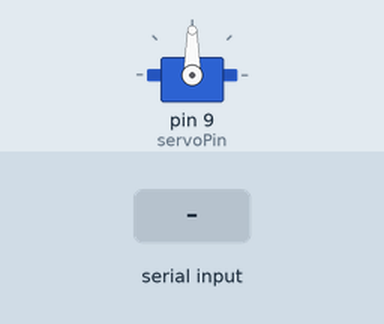
This sketch was run on a simulated Arduino Uno, built with avr-gcc and run on an emulated ATmega328P. Parts: servo. The test bench sets the inputs (shaded band).

Above: at 1.2 s.
1.3 s: "90,45\n" received over Serial
At 3.2 s:
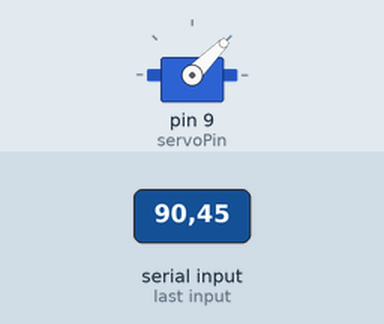
3.8 s: "30,150\n" received over Serial
At 4.4 s:
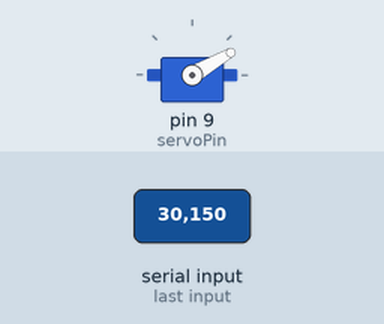
6.8 s: "90\n" received over Serial
At 9.3 s:
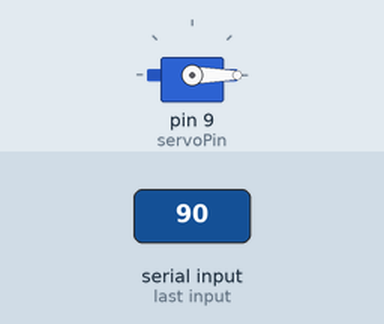
Timing chart, 0 to 10.8 s (numbered marks = the images above; inputs shaded):
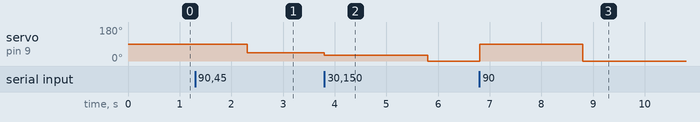

The sketch:

ArmTesting.ino
```cpp
//Test 1
//
//#include <Servo.h>
//
//Servo servo1;
//Servo servo2;
//Servo servo3;
//
//int servoPin1 = 9;
//int servoPin2 = 10;
//int servoPin3 = 11;
//
//int angle = 0;
//
//int delayTime = 2000;
//
//void setup() {
//  servo1.attach(servoPin1);
//  servo2.attach(servoPin2);
//  servo3.attach(servoPin3);
//}
//
//void loop() {
////  servo1.write(angle);
////  servo2.write(angle);
////  servo3.write(angle);
//
//  for (angle = 0; angle <= 150; angle++) {
//    servo1.write(angle);
//    delay(delayTime);
//  }
//  for (angle = 150; angle >= 0; angle--) {
//    servo1.write(angle);
//    delay(delayTime);
//  }
//
//  for (angle = 0; angle <= 100; angle++) {
////    servo2.write(angle);
////    delay(delayTime);
////  }
////  for (angle = 100; angle >= 0; angle--) {
////    servo2.write(angle);
////    delay(delayTime);
////  }
////
////    for (angle = 0; angle <= 50 ; angle++) {
////    servo3.write(angle);
////    delay(delayTime);
////  }
////    for (angle = 50; angle >= 0; angle--) {
////    servo3.write(angle);
////    delay(delayTime);
//  }
//}


// Test 2

//#include <Servo.h>
//
//Servo servo;
//int servoPin = 9;
//int angle = 0;
//void setup() {
//  servo.attach(servoPin);
//  Serial.begin(9600);
//}
//
//void loop() {
//  if (Serial.available()) {
//    int data = Serial.parseInt();
//
//    if (data >= 0 && data <= 180) {
//      angle = data;
//      servo.write(angle);
//      delay(1000);
//    }
//  }
//}


//Test 3 - Position and Disconnect the signal pin
#include <Servo.h>

Servo servo;
int servoPin = 9;
int angle = 0;

void setup() {
  servo.attach(servoPin);
  Serial.begin(9600);
}

void loop() {
  if (Serial.available()) {
    int data = Serial.parseInt();

    if (data >= 0 && data <= 90) {
      angle = data;
      servo.write(angle);
      delay(1000);
    }
  }
}

//Test 4 - Test 2 with loops
//#include <Servo.h>
//
//Servo servo;
//int servoPin = 9;
//int angle = 0;
//
//void setup() {
//  servo.attach(servoPin);
//  Serial.begin(9600);
//}
//
//void loop() {
//  if (Serial.available()) {
//    int data = Serial.parseInt();
//    Serial.println(data);
//
//
//    if (data >= 0 && data <= 180) {
//      int targetAngle = data;
//
//      if (angle != targetAngle) {
//        int increment = (targetAngle > angle) ? 1 : -1;
//        for (int i = angle; i != targetAngle; i += increment) {
//          angle = i;
//          servo.write(angle);
//          delay(20);
//        }
//      }
//    }
//  }
//}

//Test 5 - new shit
//#include <Servo.h>
//
//Servo servo;
//int servoPin = 9;
//
//int currentAngle = 0;
//
//void setup(){
//
//servo.attach(servoPin);
//Serial.begin(9600);
//
//currentAngle = servo.read();
//
//}
//
//void loop(){
//
//if(Serial.available()){
//int newAngle = Serial.parseInt();
//
//if(newAngle >= 0 && newAngle <= 180){
//
//if(newAngle != currentAngle){
//
//if(newAngle > currentAngle){
//for(; currentAngle<=newAngle; currentAngle++){
//servo.write(currentAngle);
//delay(15);
//}
//}
//else{
//for(; currentAngle>=newAngle; currentAngle--){
//servo.write(currentAngle);
//delay(15);
//}
//}
//
//}
//
//currentAngle = newAngle;
//
//}
//}
//
//}
```

Measured:
- after the input at 1.3 s, servo on pin 9 (servoPin): 90° → 45° after 1.0 s
- after the input at 3.8 s, servo on pin 9 (servoPin): 45° → 30° at once, → 0° 2.0 s later
- after the input at 6.8 s, servo on pin 9 (servoPin): 0° → 90° at once, → 0° 2.0 s later
